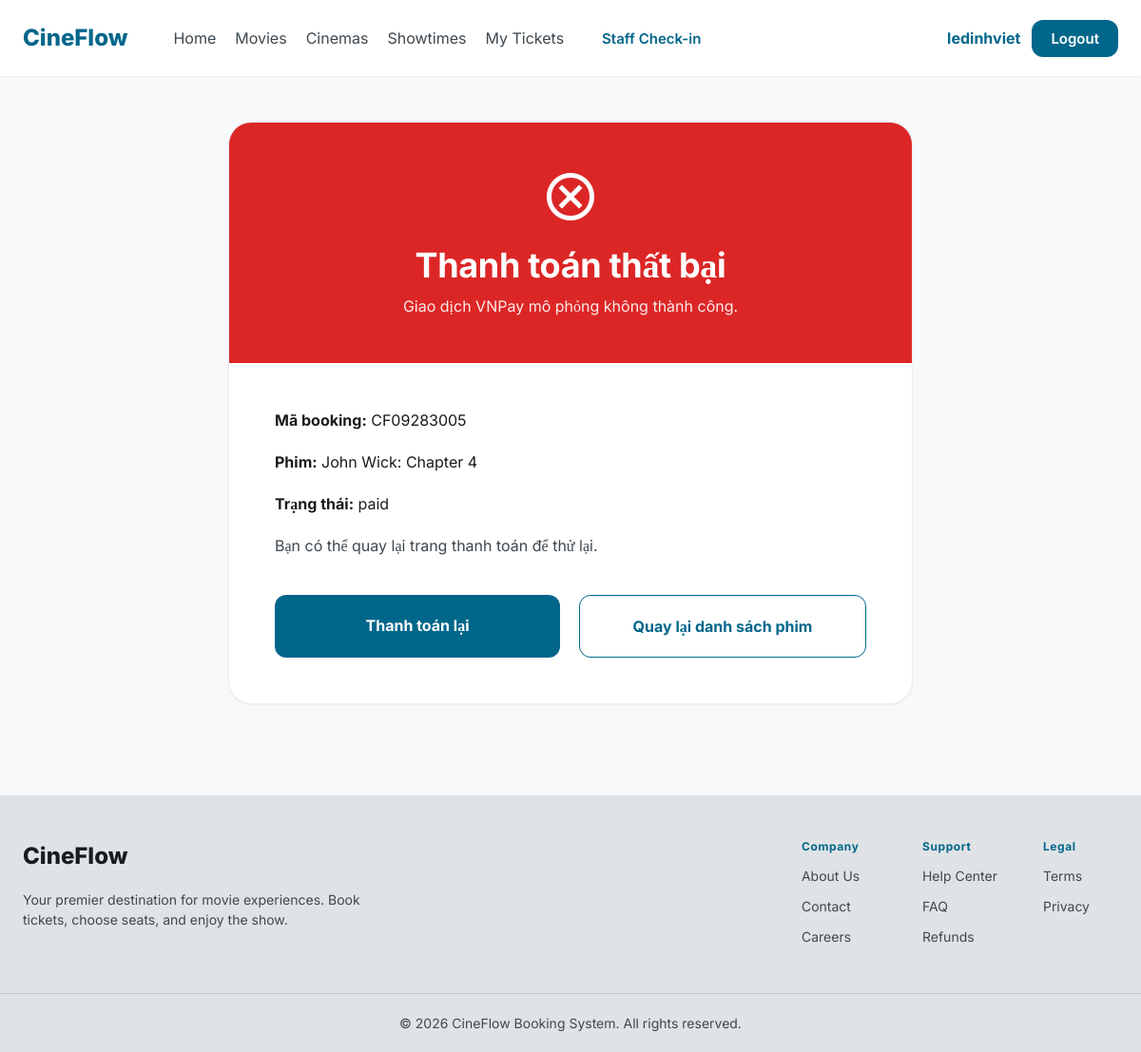
The app's page /payment-failed/34/ (signed in) with its own data.
### cinema/models.py (models this page shows, shortened)
class Booking(models.Model):
    STATUS_CHOICES = (
        ("pending", "Pending"),
        ("paid", "Paid"),
        ("cancelled", "Cancelled"),
    )
    user = models.ForeignKey(User, on_delete=models.CASCADE)
    showtime = models.ForeignKey(Showtime, on_delete=models.CASCADE)
    booking_code = models.CharField(max_length=20, unique=True)
    total_price = models.DecimalField(max_digits=10, decimal_places=2)
    status = models.CharField(max_length=20, choices=STATUS_CHOICES, default="pending")
    created_at = models.DateTimeField(auto_now_add=True)
    hold_expires_at = models.DateTimeField(blank=True, null=True)

class Showtime(models.Model):
    movie = models.ForeignKey(
        Movie,
        on_delete=models.CASCADE,
        related_name="showtimes"
    )
    room = models.ForeignKey(
        Room,
        on_delete=models.CASCADE,
        related_name="showtimes"
    )
    start_time = models.DateTimeField()
    price = models.DecimalField(
        max_digits=10,
        decimal_places=2
    )
    class Meta:
        constraints = [
            models.UniqueConstraint(
                fields=["room", "start_time"],
                name="unique_showtime_room_start_time"
            )
        ]

class Movie(models.Model):
    STATUS_CHOICES = (
        ("now_showing", "Now Showing"),
        ("coming_soon", "Coming Soon"),
        ("ended", "Ended"),
    )
    title = models.CharField(max_length=255)
    description = models.TextField()
    genre = models.CharField(max_length=255)
    duration = models.PositiveIntegerField(help_text="Duration in minutes")
    age_rating = models.CharField(max_length=20, default="PG-13")
    director = models.CharField(max_length=255, blank=True)
    actors = models.TextField(blank=True)
    poster = models.ImageField(upload_to="posters/", blank=True, null=True)
    trailer_url = models.URLField(blank=True)
    release_date = models.DateField(blank=True, null=True)
    rating = models.FloatField(default=0)
    status = models.CharField(
        max_length=20, choices=STATUS_CHOICES, default="now_showing"
    )
    created_at = models.DateTimeField(auto_now_add=True)

### cinema/app_views/payment_views.py (the view)
@login_required
def payment_failed(request, booking_id):
    booking = get_object_or_404(
        Booking.objects.select_related(
            "showtime",
            "showtime__movie",
            "showtime__room",
            "showtime__room__cinema",
        ),
        id=booking_id,
        user=request.user,
    )
    return render(request, "cinema/payment_failed.html", {"booking": booking})

### cinema/templates/cinema/payment_failed.html (shortened to what this page needs)
{% extends 'base.html' %}
{% load static %}
{% block content %}
<main class="max-w-3xl mx-auto px-gutter py-xl">
  <div class="bg-surface-container-lowest rounded-3xl shadow-sm border border-outline-variant/30 overflow-hidden">
    <div class="bg-red-600 text-white p-xl text-center">
      <span class="material-symbols-outlined text-6xl mb-md">
      </span>
      <h1 class="font-h2 text-h2">
        Thanh toán thất bại
      </h1>
      <p class="opacity-90 mt-xs">
        Giao dịch VNPay mô phỏng không thành công.
      </p>
    </div>
    <div class="p-xl space-y-md">
      <p>
        <strong>Mã booking:</strong>
        {{ booking.booking_code }}
      </p>
      <p>
        <strong>Phim:</strong>
        {{ booking.showtime.movie.title }}
      </p>
      <p>
        <strong>Trạng thái:</strong>
        {{ booking.status }}
      </p>
      <p class="text-on-surface-variant">
        Bạn có thể quay lại trang thanh toán để thử lại.
      </p>
      <div class="flex flex-col sm:flex-row gap-md pt-md">
        <a
          href="{% url 'cinema:payment' booking.id %}"
          class="flex-1 text-center bg-primary text-on-primary py-md rounded-xl font-bold"
        >
          Thanh toán lại
        </a>
        <a
          href="{% url 'cinema:movie_list' %}"
          class="flex-1 text-center border border-primary text-primary py-md rounded-xl font-bold"
        >
          Quay lại danh sách phim
        </a>
      </div>
    </div>
  </div>
</main>
{% endblock %}

### templates/components/navbar.html (shortened to what this page needs)
{% load static %}
<header
  class="bg-surface-container-lowest dark:bg-inverse-surface shadow-sm sticky top-0 z-50"
>
  <nav
    class="max-w-container-max mx-auto px-gutter flex justify-between items-center h-20"
  >
    <div class="flex items-center gap-xl">
      <a
        href="{% url 'cinema:home' %}"
        class="font-h3 text-h3 font-extrabold text-primary dark:text-primary-fixed-dim"
        >CineFlow</a
      >
      <div class="hidden md:flex items-center gap-md">
        <a
          class="font-body-md text-body-md text-on-surface-variant hover:text-primary transition-colors duration-200"
          href="{% url 'cinema:home' %}"
          >Home</a
        >
        <a
          class="font-body-md text-body-md text-on-surface-variant hover:text-primary transition-colors duration-200"
          href="{% url 'cinema:movie_list' %}"
          >Movies</a
        >
        <a
          class="font-body-md text-body-md text-on-surface-variant hover:text-primary transition-colors duration-200"
          href="{% url 'cinema:cinema_list' %}"
          >Cinemas</a
        >
        <a
          class="font-body-md text-body-md text-on-surface-variant hover:text-primary transition-colors duration-200"
          href="{% url 'cinema:showtime_list' %}"
          >Showtimes</a
        >
        <a
          class="font-body-md text-body-md text-on-surface-variant hover:text-primary transition-colors duration-200"
          href="{% url 'cinema:my_tickets' %}"
          >My Tickets</a
        >
        {% if request.user.is_staff %}
          <a
            href="{% url 'cinema:staff_checkin' %}"
            class="px-md py-sm font-button text-button text-primary hover:bg-surface-container-high rounded-xl transition-all"
          >
            Staff Check-in
          </a>
        {% endif %}
      </div>
    </div>
    <div class="flex items-center gap-sm">
      {% if request.user.is_authenticated %}
      <span class="font-bold text-primary"> {{ request.user.username }} </span>
      <a
        href="{% url 'cinema:logout' %}"
        class="px-md py-sm font-button text-button bg-primary text-on-primary rounded-xl"
      >
        Logout
      </a>
      {% endif %}
    </div>
  </nav>
</header>

### static/css/style.css (style rules this page uses)
.material-symbols-outlined { font-variation-settings: "FILL" 0, "wght" 400, "GRAD" 0, "opsz" 24; }
body { font-family: "Inter", sans-serif; }

### records on screen
Booking: booking_code "CF09283005", showtime.movie "John Wick: Chapter 4", status "paid"

### other values on screen
{{ request.user.username }} "ledinhviet"
